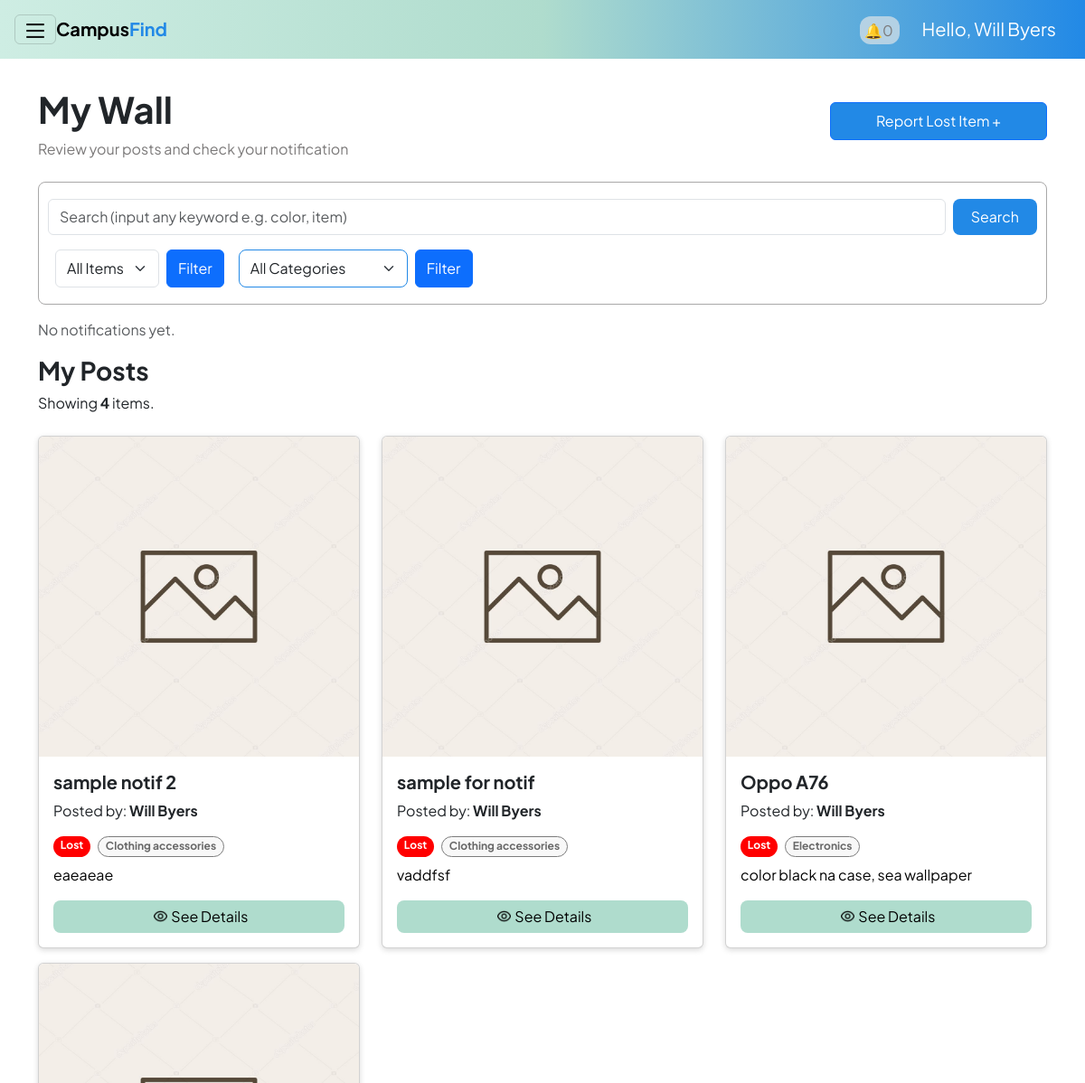
The page /interfaces/users/myposts_user.php (signed in, upper part) on the database as committed earlier.
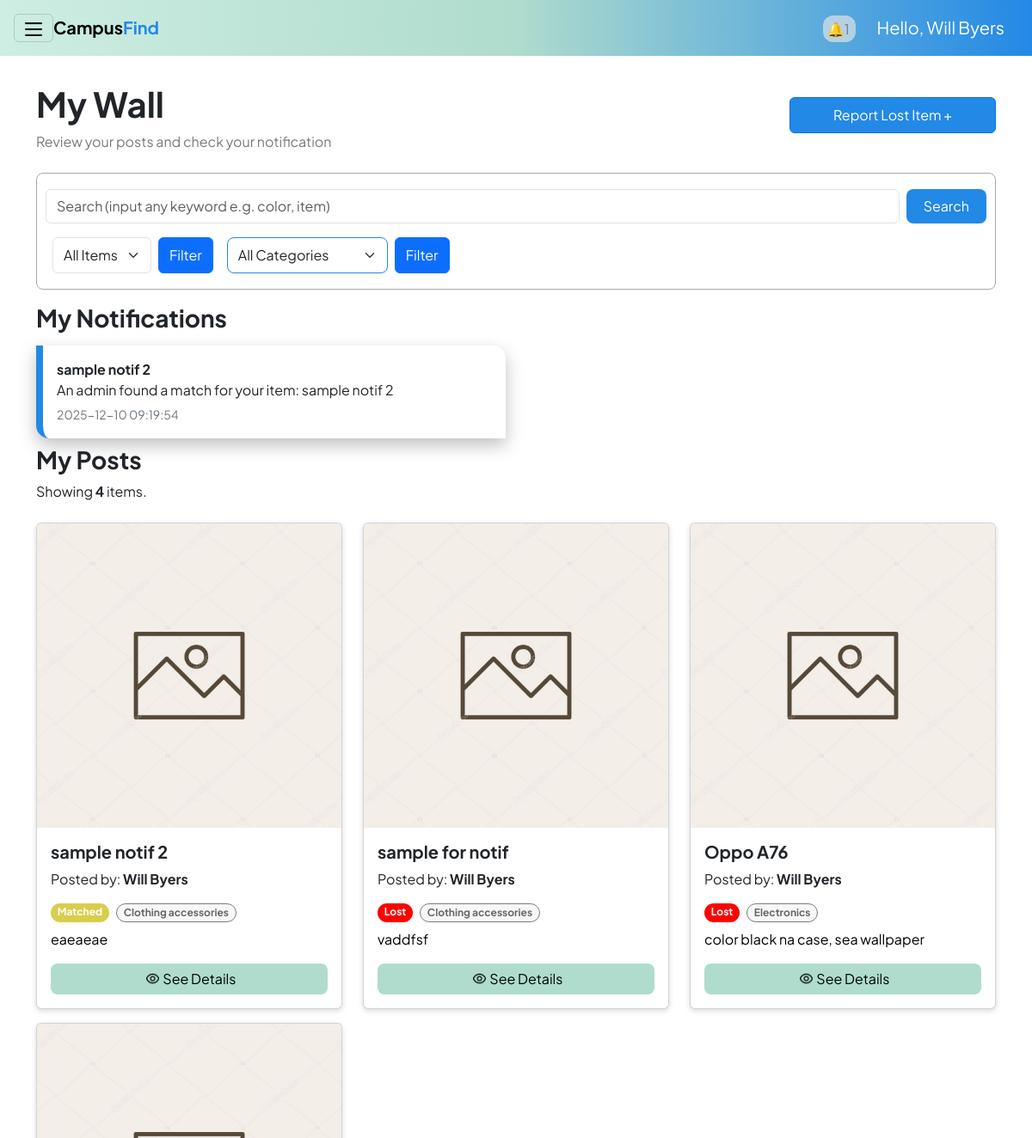
The same page on the database as committed later.
### tables this page shows
CREATE TABLE items (
        id INTEGER PRIMARY KEY AUTOINCREMENT,
        user_id INTEGER NOT NULL,
        title TEXT NOT NULL,
        description TEXT,
        item_status TEXT NOT NULL,     -- 'lost' or 'found'
        category_id INTEGER,
        location_lost TEXT,
        location_found TEXT,
        date_lost_or_found DATE,
        current_location TEXT,
        image_path TEXT,
        created_at DATETIME DEFAULT CURRENT_TIMESTAMP,
        -- updated_at DATETIME DEFAULT CURRENT_TIMESTAMP,
        claimed_by_user_id INTEGER,
        claimed_at DATETIME,

        FOREIGN KEY (user_id) REFERENCES users(id) ON DELETE CASCADE,
        FOREIGN KEY (claimed_by_user_id) REFERENCES users(id) ON DELETE SET NULL,
        FOREIGN KEY (category_id) REFERENCES categories(id)
    );

CREATE TABLE categories (
        id INTEGER PRIMARY KEY AUTOINCREMENT,
        name TEXT UNIQUE NOT NULL
    );

CREATE TABLE notifications (
            id INTEGER PRIMARY KEY AUTOINCREMENT,
            item_id INTEGER,
            user_id INTEGER,      -- sino nag triggered the notification
            notify_to INTEGER,    -- who should receive
            message TEXT,
            type TEXT,            -- 'to_admin' | 'to_user'
            status TEXT DEFAULT 'unread', -- unread | read | resolved
            created_at DATETIME DEFAULT CURRENT_TIMESTAMP
        );

### interfaces/users/myposts_user.php (the view, shortened to what the rows shown need)
<?php
$db = get_db();
$action = $_GET["action"] ?? "list";
$user_id = $_SESSION['user']['id'];
$notifQuery = $db->query("
    SELECT notifications.*, items.title AS item_title
    FROM notifications
    LEFT JOIN items ON items.id = notifications.item_id
    WHERE notifications.notify_to = $user_id AND notifications.type = 'to_user' AND notifications.status != 'resolved'
    ORDER BY notifications.created_at DESC
");
$userNotifications = [];
while ($n = $notifQuery->fetchArray(SQLITE3_ASSOC)) {
    $userNotifications[] = $n;
}
$where = [];
$currentUserId = $_SESSION["user"]["id"];
$where[] = "items.user_id = $currentUserId";
$where[] = "items.item_status != 'claimed'";
$sql = "SELECT items.*, categories.name AS category_name, users.username AS posted_by
        FROM items
        LEFT JOIN categories ON items.category_id = categories.id
        LEFT JOIN users ON users.id = items.user_id";
$sql .= " WHERE " . implode(" AND ", $where);
$sql .= " ORDER BY items.id DESC";
?>
<!DOCTYPE html>
<html lang="en">
<head>
    <link rel="stylesheet" href="../../reusable/header.css">
    <link rel="stylesheet" href="../../reusable/cards.css">
    <link rel="stylesheet" href="../../reusable/form.css">
    <link rel="stylesheet" href="../../reusable/hero.css">
    <link href="https://cdn.jsdelivr.net/npm/bootstrap@5.3.8/dist/css/bootstrap.min.css" rel="stylesheet">
</head>
<body class="m-0 border-0 bd-example m-0 border-0">
<div class="container my-3">
    <?php if ($action === "create"): ?>
        <h3 class="mb-4" style="font-weight: 700; color: #334155;">Post New Item</h3>
        <form method="post" action="?action=store" enctype="multipart/form-data">
            <div class="form-grid-layout">
                <div class="form-left">
                    <div class="input-group-modern">
                        <label>Item Name</label>
                        <input type="text" name="title" placeholder="e.g. Blue Jansport Backpack" required>
                    </div>
                    <div class="form-row">
                        <div class="input-group-modern">
                            <label>Category</label>
                            <select name="category_id" id="category_id" required>
                                <option value="">Select Category</option>
                                <?php
                                $catQ = $db->query("SELECT * FROM categories ORDER BY name");
                                while($c = $catQ->fetchArray(SQLITE3_ASSOC)):
                                ?>
                                    <option value="<?= $c['id']; ?>">
                                        <?= ucfirst(str_replace('_', ' ', $c['name'])); ?>
                                    </option>
                                <?php endwhile; ?>
                            </select>
                        </div>
                    </div>
                    <div class="input-group-modern">
                        <label>Description</label>
                        <textarea name="description" rows="3" placeholder="Describe the item (color, distinctive marks, brand)..."></textarea>
                    </div>
                    <div class="form-row">
                        <div class="input-group-modern">
                            <label>Lost Location</label>
                            <input type="text" name="location_lost" id="location_lost" placeholder="Where was it lost?">
                        </div>
                    </div>
                    <div class="form-row">
                        <div class="input-group-modern">
                            <label id="dateLabel">Date Event</label>
                            <div class="date-card">
                                <input type="date" name="date_lost_or_found" id="date_lost_or_found" style="border:none; background:transparent; padding:0;">
                            </div>
                        </div>
                    </div>
                </div>
                <div class="form-right">
                    <div class="input-group-modern" style="height: 100%;">
                        <label>Item Image</label>
                        <div class="image-upload-wrapper">
                            <input type="file" name="item_image" id="file-input-real" accept="image/*" onchange="previewImage(event)">
                            <img id="image-preview" src="#" alt="Image Preview">
                            <div class="upload-placeholder" id="upload-placeholder">
                                <svg xmlns="http://www.w3.org/2000/svg" viewBox="0 0 24 24"><path d="M19.35 10.04C18.67 6.59 15.64 4 12 4 9.11 4 6.6 5.64 5.35 8.04 2.34 8.36 0 10.91 0 14c0 3.31 2.69 6 6 6h13c2.76 0 5-2.24 5-5 0-2.64-2.05-4.78-4.65-4.96zM14 13v4h-4v-4H7l5-5 5 5h-3z"/></svg>
                                <p><strong>Click to Upload</strong><br>or drag and drop here</p>
                            </div>
                        </div>
                    </div>
                </div>
                    <div class="d-flex gap-2 mt-2">
                        <button class="btn btn-primary w-50" type="submit">Publish Post</button>
                        <a class="btn btn-secondary w-50" href="myposts_user.php" style="background-color: #cbd5e1; color: #334155; border:none;">Cancel</a>
                    </div>
            </div>
        </form>
        <script>
            function previewImage(event) {
                const input = event.target;
                const preview = document.getElementById('image-preview');
                const placeholder = document.getElementById('upload-placeholder');
                if (input.files && input.files[0]) {
                    const reader = new FileReader();
                    reader.onload = function(e) {
                        preview.src = e.target.result;
                        preview.style.display = 'block';
                        placeholder.style.display = 'none';
                    }
                    reader.readAsDataURL(input.files[0]);
                }
            }
        </script>
    <?php else: ?>
        <section class = "heroSection pt-3">
            <div>
                <h1><strong>My Wall</strong></h1>
            </div>
        </section>
        <div class="row mt-3">
            <?php if (empty($userNotifications)): ?>
                <p class="text-muted">No notifications yet.</p>
            <?php else: ?>
                <?php foreach ($userNotifications as $note): ?>
                    <div class="col-md-6">
                        <a href="myposts_user.php#item-<?= $note['item_id']; ?>"
                        class="text-decoration-none text-dark">
                            <div class="notificationCard p-3 my-2">
                                <strong><?= htmlspecialchars($note['item_title']); ?></strong>
                                <p class="mb-1"><?= htmlspecialchars($note['message']); ?></p>
                                <small class="text-secondary"><?= $note['created_at']; ?></small>
                            </div>
                        </a>
                    </div>
                <?php endforeach; ?>
            <?php endif; ?>
        </div>
        <?php
        $result = $db->query($sql);
        $items = [];
        while ($row = $result->fetchArray(SQLITE3_ASSOC)) {
            $items[] = $row;
        } ?>
        <div class="row">
            <?php if (empty($items)): ?>
                <p class = "noItemFound">No items found.</p>
            <?php else: ?>
                <?php foreach ($items as $it): ?>
                    <div class="col-md-4" id="item-<?= $it['id']; ?>">
                        <div class="card my-2">
                            <?php if(!empty($it['image_path'])): ?>
                                <img src="../../<?php echo htmlspecialchars($it['image_path']); ?>" class="card-img-top" alt="Item image">
                            <?php else: ?>
                                <img src="/assets/image.png" class="card-img-top" alt="Default image">
                            <?php endif; ?>
                            <div class="card-body">
                                <h5 class="card-title"><strong><?php echo htmlspecialchars($it["title"]); ?></strong></h5>
                                <p class="posted-by">
                                    Posted by: <strong><?= htmlspecialchars($it["posted_by"]); ?></strong>
                                </p>
                                <div class="d-flex gap-2 mb-2">
                                    <span class="badge rounded-pill bg-<?php echo $it['item_status']; ?>">
                                        <?php echo ucfirst($it["item_status"]); ?>
                                    </span>
                                    <?php if ($it["category_name"]): ?>
                                    <span class="category badge rounded-pill">
                                        <?php echo ucfirst(str_replace('_', ' ', $it["category_name"])); ?>
                                    </span>
                                    <?php endif; ?>
                                </div>
                                <p class="card-text"><?php echo htmlspecialchars($it["description"]); ?></p>
                                <button id = "seeDetails" type="button" class="btn btn-primary rounded-3 w-100" data-bs-toggle="modal" data-bs-target="#modal-<?php echo $it['id']; ?>">
                                    <img class = "view" src="/assets/eye.png" alt="view" > See Details
                                </button>
                            </div>
                        </div>
                    </div>
                <?php endforeach; ?>
            <?php endif; ?>
        </div>
    <?php endif; ?>
</div>
  </body>
</html>

Rows that differ between the two databases and show on the page:
added notifications: item.title "sample notif 2", message "An admin found a match for your item: sample notif 2", created_at "2025-12-10 09:19:54"
changed items "sample notif 2": item_status "Lost" → "Matched"
Other text that changed with them:
$notifCount: "0" → "1"
text no longer shown: "No notifications yet."
text now shown: "My Notifications"
